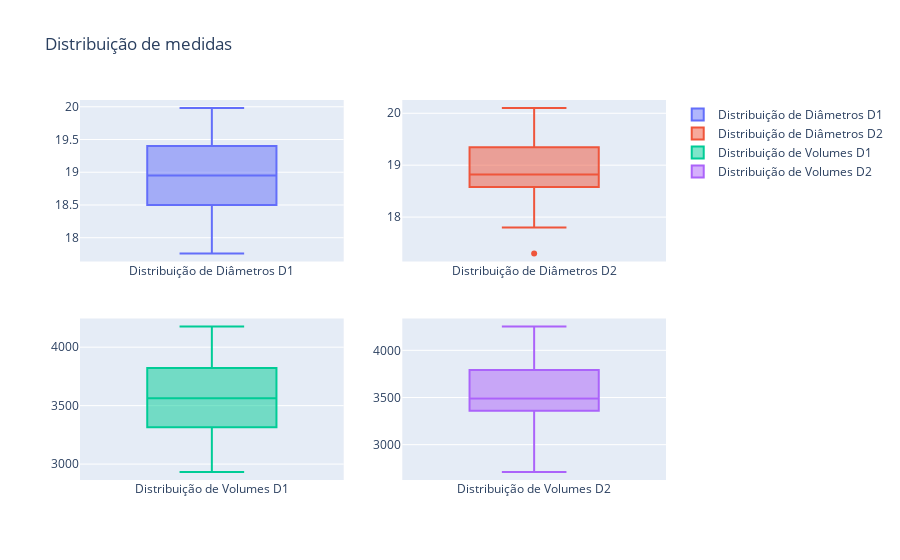

Here is the notebook cell this chart was saved with:
### Markdown cell above
## Boxplot Medidas

### Code cell
fig = make_subplots(rows=2, cols=2)

fig.add_trace(go.Box(y=df['D1'], name='Distribuição de Diâmetros D1'), row=1, col=1)
fig.add_trace(go.Box(y=df['D2'], name='Distribuição de Diâmetros D2'), row=1, col=2)
fig.add_trace(go.Box(y=df['volume_V1'], name='Distribuição de Volumes D1'), row=2, col=1)
fig.add_trace(go.Box(y=df['volume_V2'], name='Distribuição de Volumes D2'), row=2, col=2)

fig.update_layout(title_text="Distribuição de medidas")
